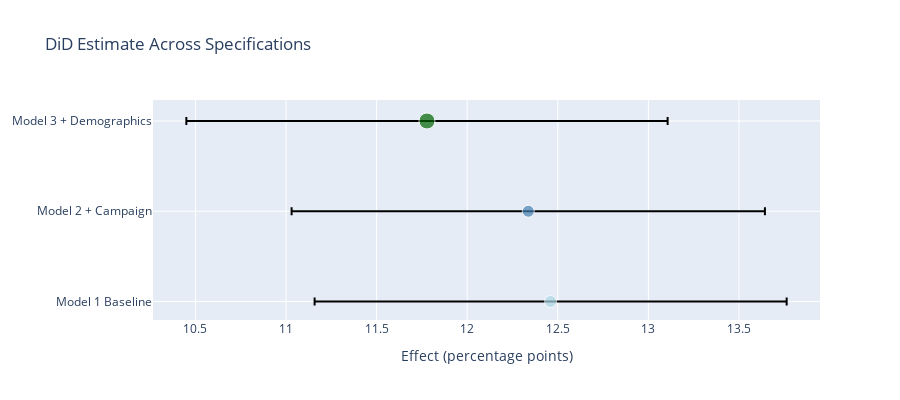

Source (notebook cell):
### Markdown cell above
### 3.5 Regression Table Comparison

### Code cell
# Create summary table
results_table = pd.DataFrame({
    'Model 1\n(Baseline)': [
        f"{coef1:.4f}",
        f"({se1:.4f})",
        "—",
        f"{r2_1:.4f}",
        f"{n1:,}"
    ],
    'Model 2\n(+ Campaign)': [
        f"{coef2:.4f}",
        f"({se2:.4f})",
        "✓",
        f"{r2_2:.4f}",
        f"{int(model2.nobs):,}"
    ],
    'Model 3\n(+ Demographics)': [
        f"{coef3:.4f}***",
        f"({se3:.4f})",
        "✓",
        f"{r2_3:.4f}",
        f"{int(model3.nobs):,}"
    ]
}, index=['Wave 2 Effect', 'Std Error', 'Controls', 'R-squared', 'N'])

print("\nRegression Results Summary:")
print("="*60)
print(results_table.to_string())
print("\n*** p < 0.001")

# Visualize stability
fig = go.Figure()

models = ['Model 1\nBaseline', 'Model 2\n+ Campaign', 'Model 3\n+ Demographics']
coefs = [coef1, coef2, coef3]
ses = [se1, se2, se3]

fig.add_trace(go.Scatter(
    x=[c*100 for c in coefs],
    y=models,
    mode='markers',
    marker=dict(size=[12, 12, 16], color=['lightblue', 'steelblue', 'darkgreen']),
    error_x=dict(
        type='data',
        array=[1.96*se*100 for se in ses],
        visible=True
    )
))

fig.update_layout(
    title='DiD Estimate Across Specifications',
    xaxis_title='Effect (percentage points)',
    height=400
)

fig.show()
fig.write_image(f"{figures_path}11_did_estimate_stability.png")

print("\nKey Takeaway:")
print(f"  Estimate is STABLE: {coef1:.4f} → {coef3:.4f} (only {((coef3-coef1)/coef1)*100:.1f}% change)")
print(f"  This means minimal selection bias - good!")

### Figure 1 — Plotly figure (JSON) as saved in the notebook; plotly's stock layout.template omitted (floating-point values rounded to 4 significant figures)
{"data": [{"error_x": {"array": [1.303, 1.306, 1.328], "type": "data", "visible": true}, "marker": {"color": ["lightblue", "steelblue", "darkgreen"], "size": [12, 12, 16]}, "mode": "markers", "type": "scatter", "x": [12.46, 12.34, 11.78], "y": ["Model 1\nBaseline", "Model 2\n+ Campaign", "Model 3\n+ Demographics"]}], "layout": {"height": 400, "title": {"text": "DiD Estimate Across Specifications"}, "xaxis": {"title": {"text": "Effect (percentage points)"}}}}
